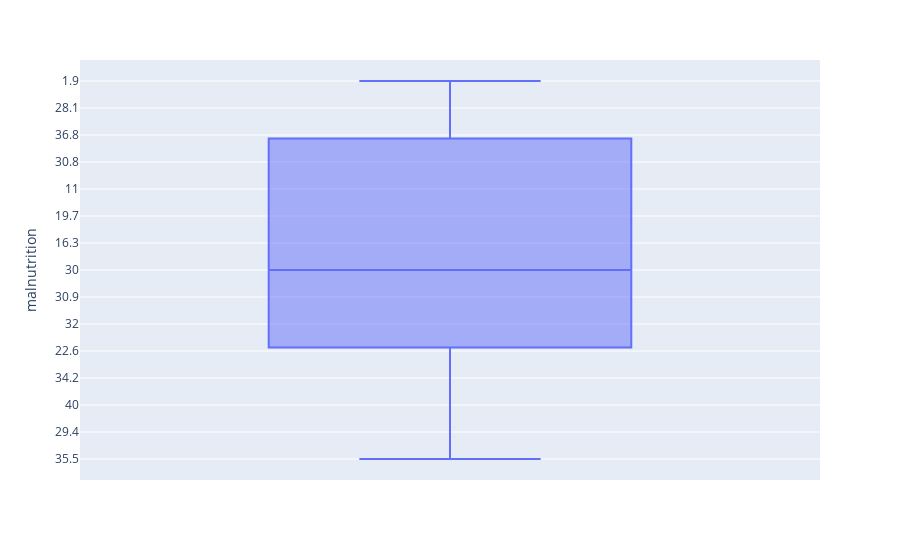

Notebook source saved alongside this figure:
### Code cell
fig = px.box(df, y="malnutrition")
fig.show()

### Figure 1 — Plotly figure (JSON) as saved in the notebook; plotly's stock layout.template omitted (floating-point values rounded to 4 significant figures)
{"data": [{"alignmentgroup": "True", "hovertemplate": "malnutrition=%{y}<extra></extra>", "legendgroup": "", "marker": {"color": "#636efa"}, "name": "", "notched": false, "offsetgroup": "", "orientation": "v", "showlegend": false, "type": "box", "x0": " ", "xaxis": "x", "y": ["35.5", "16", "29.4", "38.7", "40", "20.3", "34.2", "28.8", "22.6", "42.9", "32", "18.7", "38.7", "30.9", "13", "30", "11.3", "16.3", "29.2", "19.7", "31.5", "11", "23.5", "30.8", "23.8", "36.8", "18.7", "30.9", "Null", "Null", "Null", "Null", "28.1", "13", "13", "Null", "Null", "33.4", "1.9"], "y0": " ", "yaxis": "y"}], "layout": {"boxmode": "group", "legend": {"tracegroupgap": 0}, "margin": {"t": 60}, "xaxis": {"anchor": "y", "domain": [0, 1]}, "yaxis": {"anchor": "x", "domain": [0, 1], "title": {"text": "malnutrition"}}}}
